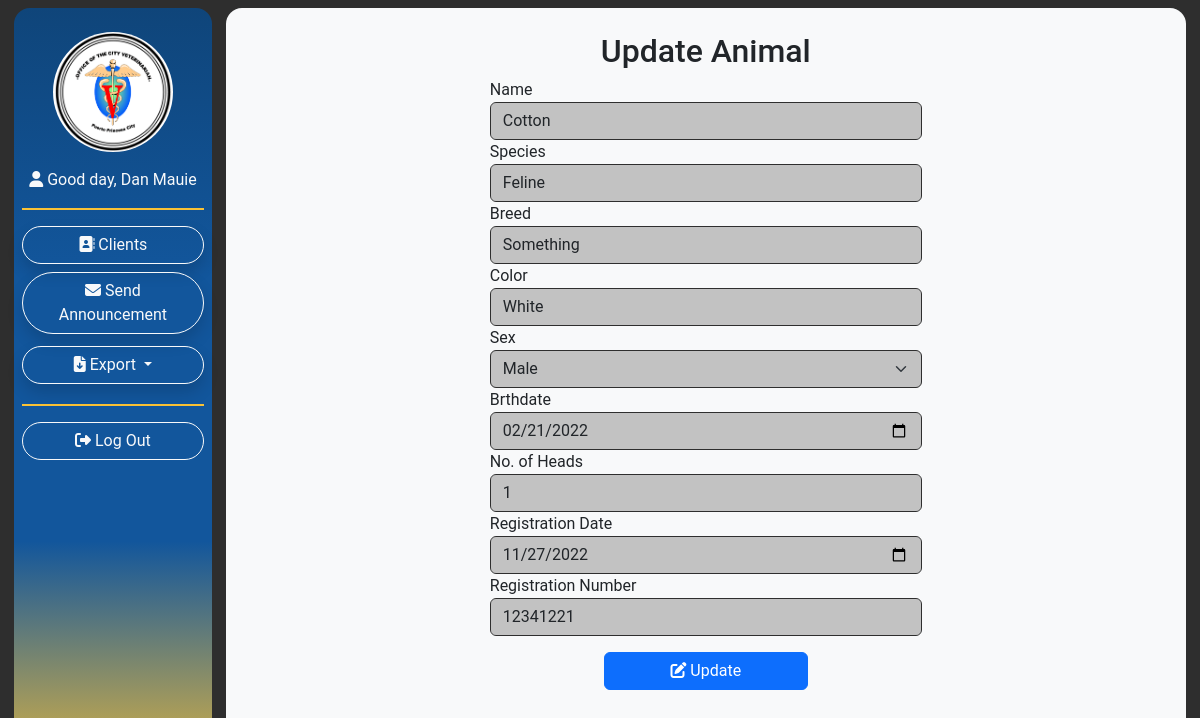
/Update-Animal-Form.php?animalID=11&clientID=13&clientname=Catherine (signed in), run on the app's committed database.
### tables this page shows
CREATE TABLE `animals` (
  `animalID` int(11) NOT NULL AUTO_INCREMENT,
  `name` varchar(50) DEFAULT NULL,
  `classificationID` int(11) NOT NULL,
  `color` varchar(20) NOT NULL,
  `sex` varchar(6) NOT NULL,
  `birthdate` date DEFAULT NULL,
  `noHeads` int(11) DEFAULT NULL,
  `regDate` date DEFAULT NULL,
  `regNumber` varchar(50) DEFAULT NULL,
  `clientID` int(11) NOT NULL,
  `insertDate` date NOT NULL DEFAULT current_timestamp(),
  PRIMARY KEY (`animalID`),
  KEY `fk_clients_anims_CLIENTS_idx` (`clientID`),
  KEY `fk_Animals_classification1_idx` (`classificationID`),
  CONSTRAINT `fk_Animals_classification1` FOREIGN KEY (`classificationID`) REFERENCES `classifications` (`classificationID`),
  CONSTRAINT `fk_clients_anims_CLIENTS` FOREIGN KEY (`clientID`) REFERENCES `clients` (`clientID`)
);

CREATE TABLE `classifications` (
  `classificationID` int(11) NOT NULL AUTO_INCREMENT,
  `breed` varchar(45) DEFAULT NULL,
  `species` varchar(45) NOT NULL,
  PRIMARY KEY (`classificationID`)
);

### Update-Animal-Form.php (the view, shortened to what this page needs)
<?php require('./functions/config/db.php'); ?>
<?php include('./functions/checksession-personel.php'); ?>
<?php
    $animalID = $_GET['animalID'];
    $clientID = $_GET['clientID'];
    $clientname = $_GET['clientname'];
    if(empty($animalID) || empty($clientID) || empty($clientname)){
        $alertmessage = urlencode("Invalid link! Logging out...");
        header('Location: functions/logout.php?alertmessage='.$alertmessage);
        exit();
    }
    else{
        $animalID=mysqli_real_escape_string($conn,$animalID);
        $clientID=mysqli_real_escape_string($conn,$clientID);
        $query="
            SELECT
                animals.name as 'name',
                animals.classificationID as 'classificationID',
                classifications.species  as 'species',
                classifications.breed  as 'breed',
                animals.color as 'color',
                animals.sex as 'sex',
                animals.birthdate as 'birthdate',
                animals.noHeads as 'noHeads',
                animals.regDate as 'regDate',
                animals.regNumber as 'regNumber',
                animals.animalID as 'animalID',
                animals.clientID as 'clientID'
            FROM
                clients,
                animals,
                classifications
            WHERE
                animals.animalID = ?
                AND
                animals.classificationID = classifications.classificationID
                AND
                animals.clientID  = ?
            LIMIT 1;
        ";
        $stmt = mysqli_stmt_init($conn);
        if(!mysqli_stmt_prepare($stmt, $query)){
            $alertmessage = urlencode("SQL error!");
            header('Location: View-Animals-Owned.php?alertmessage='.$alertmessage.'&clientID='.$clientID);
            exit();
        }
        else{
            mysqli_stmt_bind_param($stmt, "ii", $animalID, $clientID);
            mysqli_stmt_execute($stmt);
            $result = mysqli_stmt_get_result($stmt);
            if(mysqli_num_rows($result)==1){
                foreach ($result as $data):
                    $name = $data['name'];
                    $species = $data['species'];
                    $breed = $data['breed'];
                    $color = $data['color'];
                    $sex = $data['sex'];
                    $birthdate = $data['birthdate'];
                    $noHeads = $data['noHeads'];
                    $regDate = $data['regDate'];
                    $regNumber = $data['regNumber'];
                endforeach;
            }
            else{
                $alertmessage = urlencode("Animal does not exist! ".$type);
                header('Location: View-Animals-Owned.php?alertmessage='.$alertmessage.'&clientID='.$clientID);
                exit();
            }
        }
    }
?>
<!DOCTYPE html>
<html lang="en">
<head>
    <?php require('./inc/links.php'); ?>
</head>
<body>
    <div class="container-fluid m-0 p-0">
        <div class="wrapper d-flex m-2">
            <?php require('./inc/sidenav.php'); ?>
            <div class="content container bg-light rounded-4 min-vh-100 px-0" style="max-width: 80vw;">
                <div class="containter-fluid d-flex justify-content-center align-items-center">
                <form method="POST" action="functions/update-animal.php" class="container-fluid p-4 w-50 h-auto">
                        <div class="container text-center">
                            <h2>Update Animal</h2>
                        </div>
                        <div class="form-group">
                            <label class="form-label m-0" for="name">Name</label>
                            <input class="form-control m-0 inputbox" type="text" id="name" name="name" value="<?php echo $name; ?>" required>
                        </div>
                        <div class="form-group">
                            <label class="form-label m-0" for="species">Species</label>
                            <input class="form-control m-0 inputbox" type="text" id="species" name="species" value="<?php echo $species; ?>" required>
                        </div>
                        <div class="form-group">
                            <label class="form-label m-0" for="breed">Breed</label>
                            <input class="form-control m-0 inputbox" type="text" id="breed" name="breed" value="<?php echo $breed; ?>" required>
                        </div>
                        <div class="form-group">
                            <label class="form-label m-0" for="color">Color</label>
                            <input class="form-control m-0 inputbox" type="text" id="color" name="color" value="<?php echo $color; ?>" required>
                        </div>
                        <div class="form-group">
                            <label class="form-label m-0" for="sex">Sex</label>
                            <select class="form-select m-0 inputbox" id="sex" name="sex">
                                <?php if($sex=="Male"){?>
                                    <option value="Male" selected>Male</option>
                                <?php }elseif($sex=="Female"){ ?>
                                    <option value="Male">Male</option>
                                    <option value="Female" selected>Female</option>
                                    <option value="Other">Other</option>
                                <?php }elseif($sex=="Other"){ ?>
                                    <option value="Male">Male</option>
                                    <option value="Female">Female</option>
                                    <option value="Other" selected>Other</option>
                                <?php
                                    }else{
                                    $alertmessage = urlencode("Invalid link! Logging out...");
                                    header('Location: functions/logout.php?alertmessage='.$alertmessage);
                                    exit();
                                    }
                                ?>
                            </select>
                        </div>
                        <div class="form-group">
                            <label class="form-label m-0" for="birthdate">Brthdate</label>
                            <input class="form-control m-0 inputbox" type="date" id="birthdate" name="birthdate" value="<?php echo $birthdate; ?>" required>
                        </div>
                        <div class="form-group">
                            <label class="form-label m-0" for="noHeads">No. of Heads</label>
                            <input class="form-control m-0 inputbox" type="number" id="noHeads" name="noHeads" value="<?php echo $noHeads; ?>">
                        </div>
                        <div class="form-group">
                            <label class="form-label m-0" for="regDate">Registration Date</label>
                            <input class="form-control m-0 inputbox" type="date" id="regDate" name="regDate" value="<?php echo $regDate; ?>">
                        </div>
                        <div class="form-group">
                            <label class="form-label m-0" for="regNumber">Registration Number</label>
                            <input class="form-control m-0 inputbox" type="text" id="regNumber" name="regNumber" value="<?php echo $regNumber; ?>">
                        </div>
                        <div class="form-group pt-3 container-fluid text-center">
                            <button class="btn btn-primary w-50" type="submit" id="update-animal" name="update-animal"><i class="fa-solid fa-pen-to-square"></i> Update</button>
                        </div>
                    </form>
                </div>
            </div>
        </div>
    </div>
</body>
</html>

### inc/style/style.css (style rules this page uses)
* { box-sizing: border-box; padding: 0; margin: 0; font-family: 'Roboto', sans-serif; font-weight: 400; font-size: medium; }
body { background-color: #2E2E2E; padding: 0; }
.inputbox { background-color: #C2C2C2; border: 1px #2E2E2E solid ; }

### data on the page
animals: name "Cotton", species "Feline", breed "Something", color "White", sex "Male", birthdate "02/21/2022", noHeads "1", regDate "11/27/2022", regNumber "12341221"

### other printed values
$_SESSION['fName'] "Dan Mauie"
